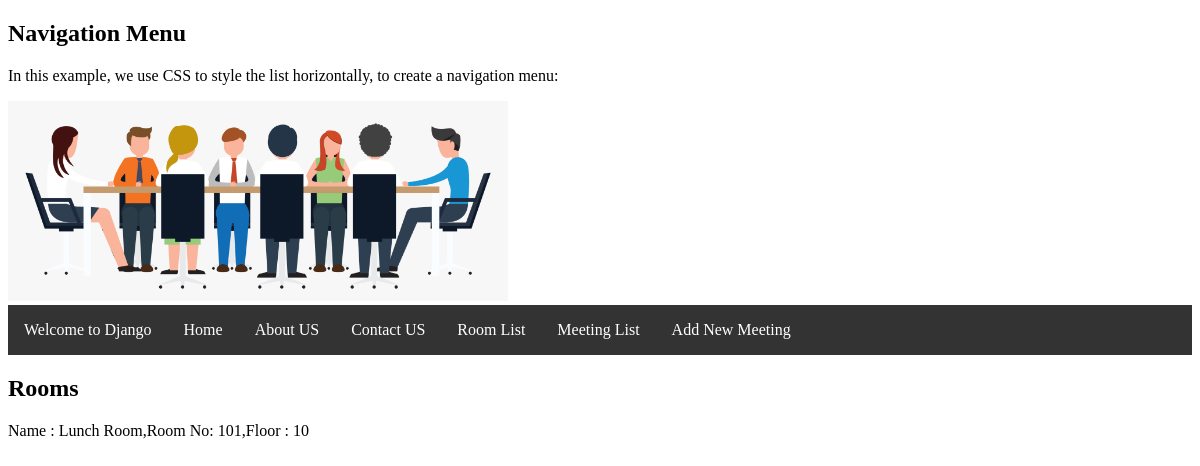
Page /meetings/rooms on the earlier database version.
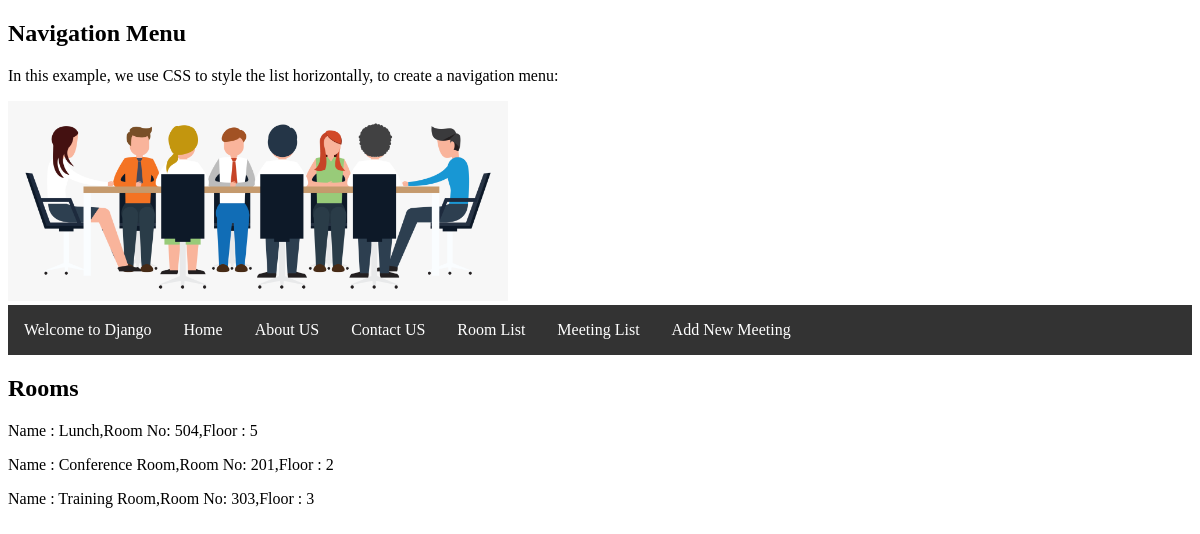
Same page on the later database version.
### meetings/models.py (models this page shows, shortened)
class Room(models.Model):
    name = models.CharField(max_length=200)
    floor = models.IntegerField()
    room_number = models.IntegerField()

### meetings/views.py (the view)
# urls.py: path('rooms', room_list, name="rooms"),
def room_list(requests):
    rooms = Room.objects.all()
    return render(requests, "meetings/room_list.html", {"room_list": rooms})

### meetings/templates/meetings/room_list.html (shortened to what this page needs)
{% extends "meetings/base.html" %}
{% block content %}
<h2>Rooms</h2>
    {% for room in room_list %}
    <p>Name : {{room.name}},Room No: {{room.room_number}},Floor : {{room.floor}}</p>
    {% endfor %}
{% endblock %}

Differences in the rows shown:
changed Room: name "Lunch Room" → "Lunch"; room_number "101" → "504"; floor "10" → "5"
added Room: name "Conference Room", room_number "201", floor "2"
added Room: name "Training Room", room_number "303", floor "3"
